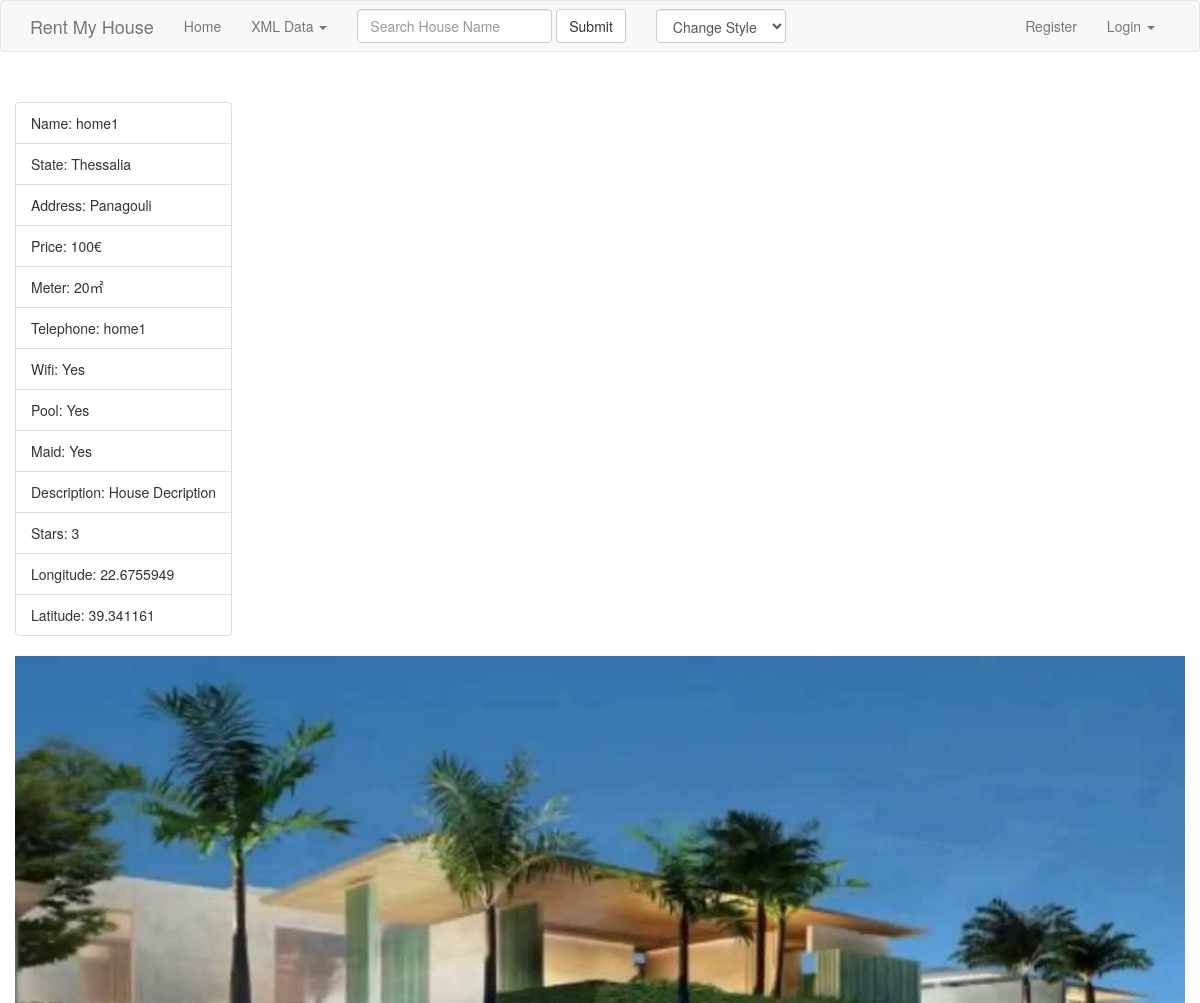
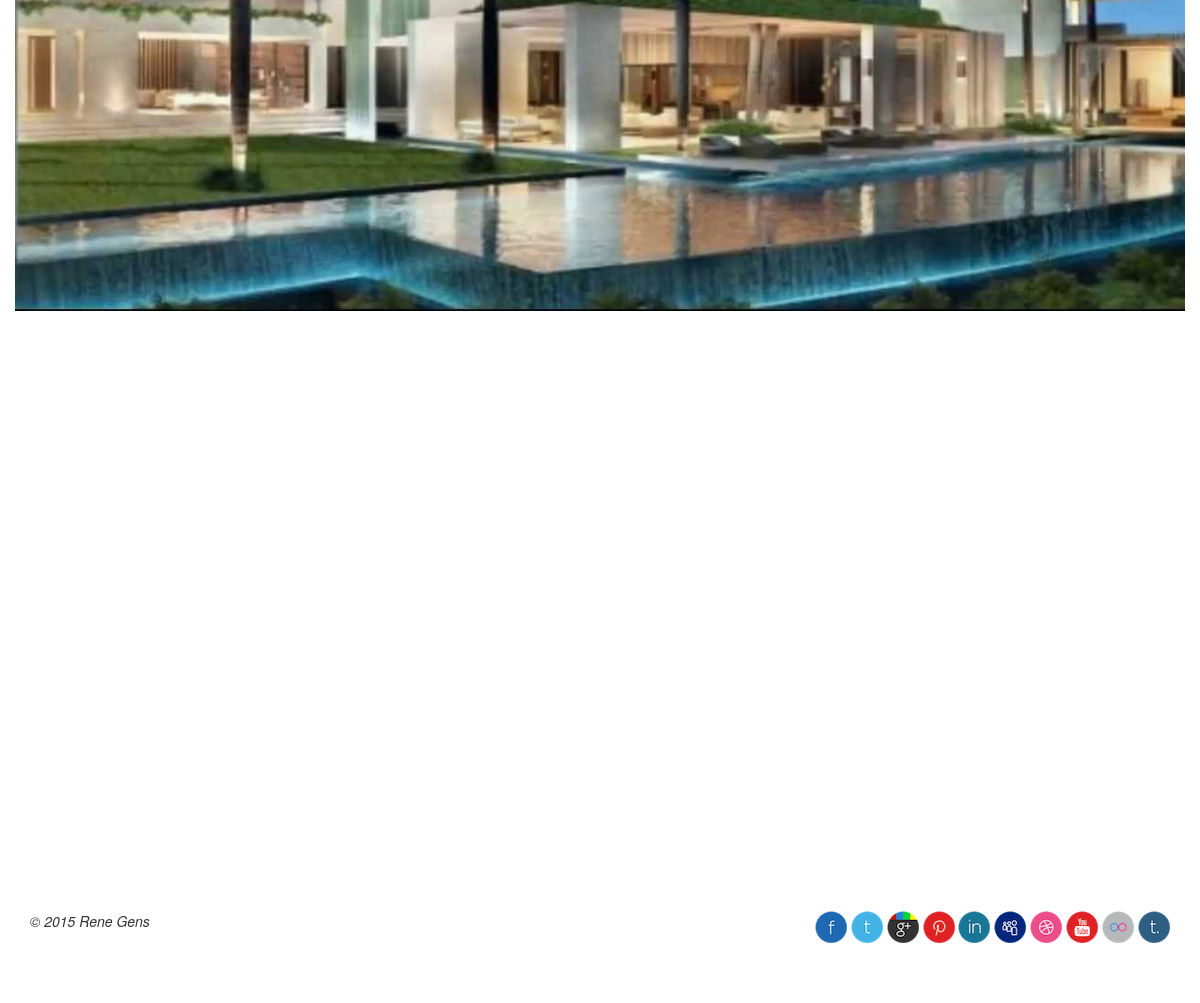
Page /view_searchresults-details.php?simpleSearch=home1 on the committed database (2 pictures, top to bottom).
### tables this page shows
CREATE TABLE IF NOT EXISTS `houses` (
  `houseID` int(11) NOT NULL,
  `name` varchar(50) NOT NULL,
  `state` varchar(200) NOT NULL,
  `address` varchar(200) NOT NULL,
  `price` double NOT NULL,
  `meter` double NOT NULL,
  `telephone` int(15) NOT NULL,
  `wifi` tinyint(4) DEFAULT '0',
  `pool` tinyint(4) DEFAULT '0',
  `maid` tinyint(4) DEFAULT '0',
  `description` varchar(500) NOT NULL,
  `stars` smallint(6) NOT NULL,
  `longitude` double NOT NULL,
  `latitude` double NOT NULL,
  `imageName` varchar(100) DEFAULT NULL,
  `users_id` int(11) NOT NULL
);

### view_searchresults-details.php (the view, shortened to what this page needs)
<?php
require("config.php");
if (isset($_GET['simpleSearch'])){
    $query = ("SELECT * FROM houses WHERE name=:name");
    try {
        $statement = $db->prepare($query);
        $statement->execute(array(':name'=> $_GET['simpleSearch']));
        if ($statement->rowCount() > 0){
        while ($row = $statement->fetch()) {
            $name = $row['name'];
            $state = $row['state'];
            $address = $row['address'];
            $price = $row['price'];
            $meter = $row['meter'];
            $wifi = $row['wifi'];
            $pool = $row['pool'];
            $maid = $row['maid'];
            $description = $row['description'];
            $stars = $row['stars'];
            $imageLink = $row['imageName'];
            $longitude  = $row['longitude'];
            $latitude = $row['latitude'];
            }
        }else header('Location: view_advanced-search.php');
    } catch (PDOException $ex) {
        header('Location: index.php?msg=no-connection-to-server');
        exit();
    }
}else header('Location: view_advanced-search.php');
require("view_head.php");
require("view_navbar.php");
?>
    <div class="container">
        <div class="row">
                <ul class="list-group pull-left">
                    <li class="list-group-item">Name: <?php echo $name ?></li>
                    <li class="list-group-item">State: <?php echo $state ?></li>
                    <li class="list-group-item">Address: <?php echo $address ?></li>
                    <li class="list-group-item">Price: <?php echo $price.'&#8364' ?></li>
                    <li class="list-group-item">Meter: <?php echo $meter.'&#13217' ?></li>
                    <li class="list-group-item">Telephone: <?php echo $name ?></li>
                    <li class="list-group-item">Wifi: <?php if ($wifi==1){echo "Yes";} else {echo "No";} ?></li>
                    <li class="list-group-item">Pool: <?php if ($pool==1){echo "Yes";} else {echo "No";} ?></li>
                    <li class="list-group-item">Maid: <?php if ($maid==1){echo "Yes";} else {echo "No";} ?></li>
                    <li class="list-group-item">Description: <?php echo $description ?></li>
                    <li class="list-group-item">Stars: <?php echo $stars ?></li>
                    <li class="list-group-item">Longitude: <?php echo $longitude ?></li>
                    <li class="list-group-item">Latitude: <?php echo $latitude ?></li>
                </ul>
            <img class="img-responsive pull-right" src="<?php echo $imageLink; ?>">
            </div>
    </div>
    <div class="container">
       <div style="width:1000px;height:500px;" id="map-canvas"></div>
    </div>
<?php require("view_footer.php"); ?>

### css/style.css (style rules this page uses)
.container > .row { padding: 50px 0; }

### rows in the picture
houses: name "home1", state "Thessalia", address "Panagouli", price "100", meter "20", description "House Decription", stars "3", longitude "22.6755949", latitude "39.341161", imageName (picture)
